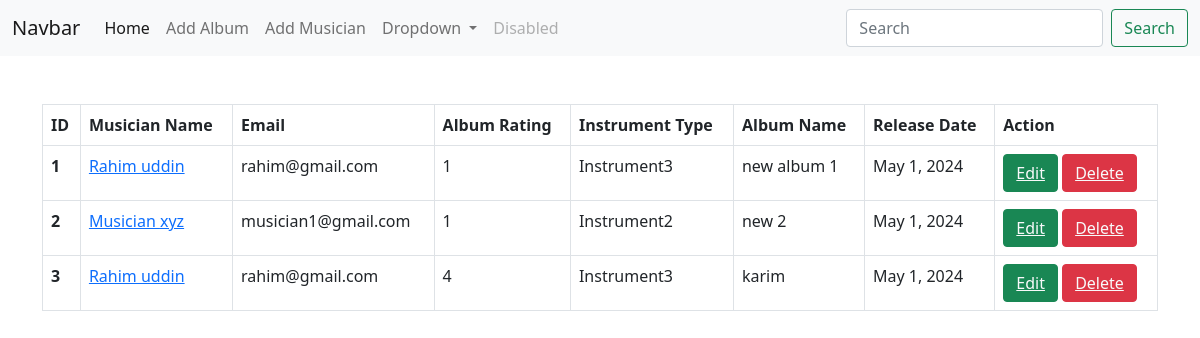
The page / on the database its author committed.
### album/models.py (models this page shows, shortened)
class Album(models.Model):
    name = models.CharField(max_length=100)
    musician = models.ForeignKey(Musician, on_delete=models.CASCADE)
    release_date = models.DateField()
    CHOICES = {
        '1': '1',
        '2': '2',
        '3': '3',
        '4': '4',
        '5': '5',
    }
    rating = models.CharField(max_length=10,choices=CHOICES)

### musician/models.py (models this page shows, shortened)
class Musician(models.Model):
    first_name = models.CharField(max_length=100)
    last_name = models.CharField(max_length=100)
    email = models.EmailField()
    phone = models.CharField(max_length=12)
    CHOICES = {
        'Instrument1': 'Instrument1',
        'Instrument2': 'Instrument2',
        'Instrument3': 'Instrument3',
    }
    instrument_type = models.CharField(max_length=20,choices=CHOICES)

### MusiciansDirectory/views.py (the view)
# urls.py: 2. Add a URL to urlpatterns:  path('', views.home, name='home')
def home(request):
    data = Album.objects.all()
    return render(request, 'home.html', {'data' : data})

### templates/home.html
{% extends 'base.html' %}
{% block content %}
<div class="container mt-5">
    <table class="table table-bordered">
        <thead>
          <tr>
            <th scope="col">ID</th>
            <th scope="col">Musician Name</th>
            <th scope="col">Email</th>
            <th scope="col">Album Rating </th>
            <th scope="col">Instrument Type </th>
            <th scope="col">Album Name </th>
            <th scope="col">Release Date </th>
            <th scope="col"> Action  </th>
          </tr>
        </thead>
        <tbody>
        {% for album in data %}
            <tr>
                <th scope="row">{{album.id}}</th>
                <td><a href="{% url 'edit_musician' album.musician.id %}">{{album.musician.first_name}} {{album.musician.last_name}}</a></td>
                <td>{{album.musician.email}}</td>
                <td>{{album.rating}}</td>
                <td>{{album.musician.instrument_type}}</td>
                <td> {{album.name}}</td>
                <td>{{album.release_date}}</td>
                <td>
                    <button class="btn btn-success "><a class="text-light" href="{% url 'edit_album' album.id %}">Edit</a></button>
                    <button class="btn btn-danger "><a class="text-light" href="{% url 'delete_album' album.id %}">Delete</a></button>
                </td>
            </tr>
        {% endfor %}
        </tbody>
    </table>
</div>
{% endblock %}

### templates/base.html (shortened to what this page needs)
<!doctype html>
<html lang="en">
  <head>
    <link href="https://cdn.jsdelivr.net/npm/bootstrap@5.0.2/dist/css/bootstrap.min.css" rel="stylesheet">
  </head>
  <body>
    <nav class="navbar navbar-expand-lg navbar-light bg-light">
        <div class="container-fluid">
          <a class="navbar-brand" href="{% url 'home' %}">Navbar</a>
          <div class="collapse navbar-collapse" id="navbarSupportedContent">
            <ul class="navbar-nav me-auto mb-2 mb-lg-0">
              <li class="nav-item">
                <a class="nav-link active" aria-current="page" href="{% url 'home' %}">Home</a>
              </li>
              <li class="nav-item">
                <a class="nav-link" href="{% url 'add_album' %}"> Add Album </a>
              </li>
              <li class="nav-item">
                <a class="nav-link" href="{% url 'add_musician' %}">Add Musician </a>
              </li>
              <li class="nav-item dropdown">
                <a class="nav-link dropdown-toggle" href="#" id="navbarDropdown" role="button" data-bs-toggle="dropdown" aria-expanded="false">
                  Dropdown
                </a>
              </li>
              <li class="nav-item">
                <a class="nav-link disabled" href="#" tabindex="-1" aria-disabled="true">Disabled</a>
              </li>
            </ul>
            <form class="d-flex">
              <input class="form-control me-2" type="search" placeholder="Search" aria-label="Search">
              <button class="btn btn-outline-success" type="submit">Search</button>
            </form>
          </div>
        </div>
      </nav>
      {% block content %}
      {% endblock %}
  </body>
</html>

### rows shown on the page
Album: id "1", musician.first_name "Rahim", musician.last_name "uddin", musician.email "rahim@gmail.com", rating "1", musician.instrument_type "Instrument3", name "new album 1", release_date "May 1, 2024"
Album: id "2", musician.first_name "Musician", musician.last_name "xyz", musician.email "musician1@gmail.com", rating "1", musician.instrument_type "Instrument2", name "new 2", release_date "May 1, 2024"
Album: id "3", musician.first_name "Rahim", musician.last_name "uddin", musician.email "rahim@gmail.com", rating "4", musician.instrument_type "Instrument3", name "karim", release_date "May 1, 2024"
